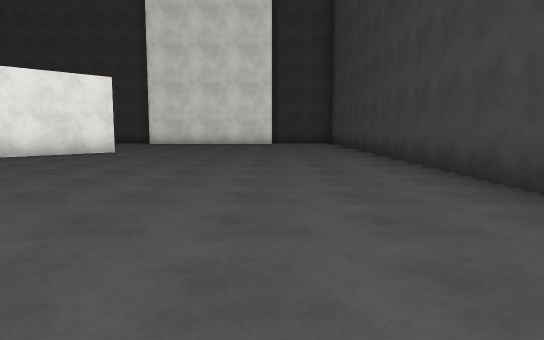
[1] (above)

24 first-person views from a walk through a scene from a Unity 3-D project. The camera is 1.2 m above the floor, tilts 6° down and sees 70° across. The floor is counted in squares, 2 m on a side. Each view is taken from the middle of a square. On the plan, view 1 faces up. The plan holds only what a view shows up to about 11 squares ahead; the rest is blank. The place goes on beyond the plan. Surface patterns are stand-ins for the level's own textures.

[2]
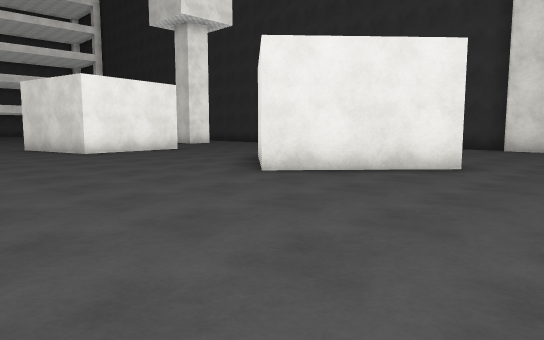

[3]
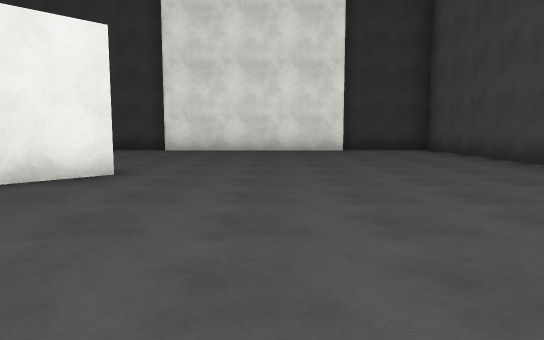

[4]
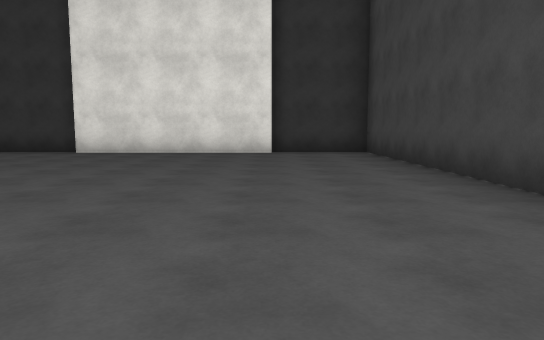

[5]
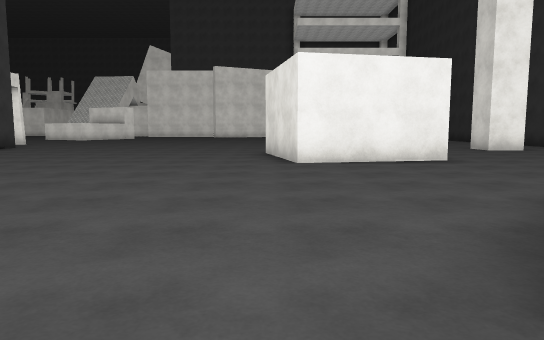

[6]
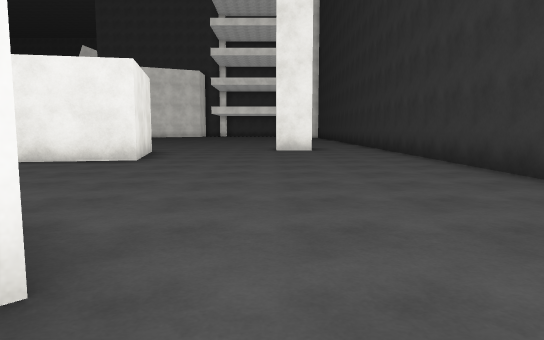

[7]
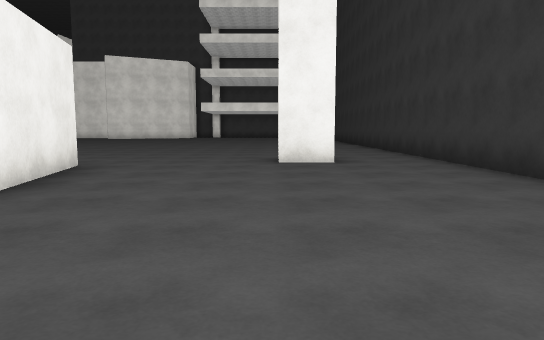

[8]
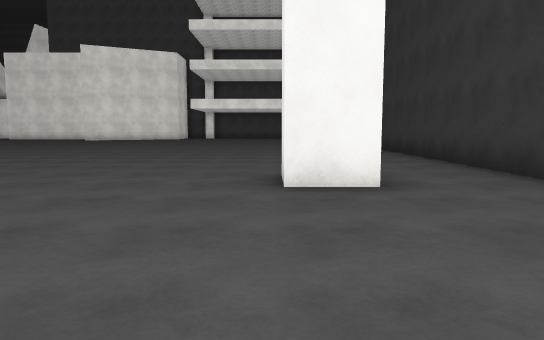

[9]
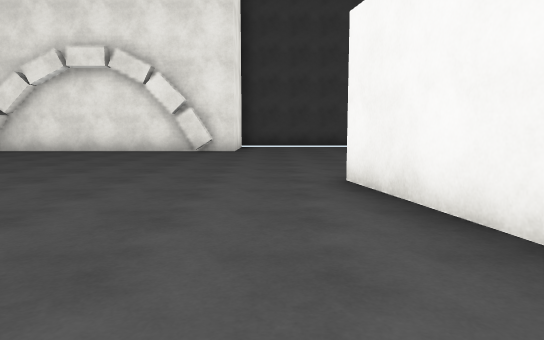

[10]
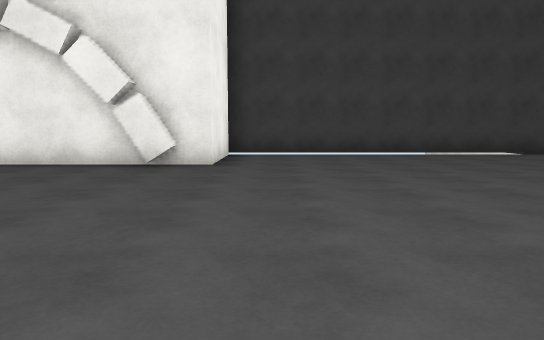

[11]
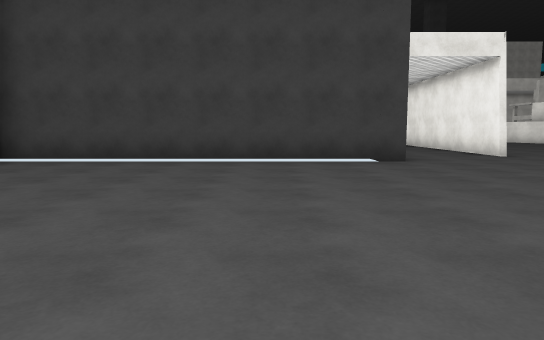

[12]
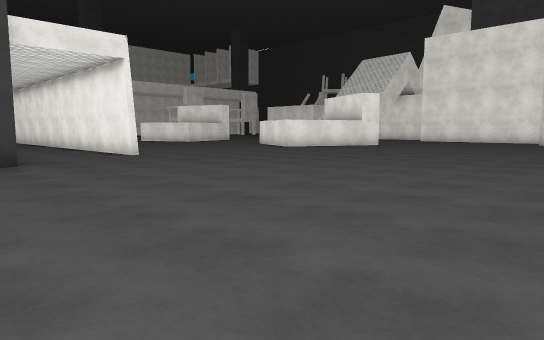

[13]
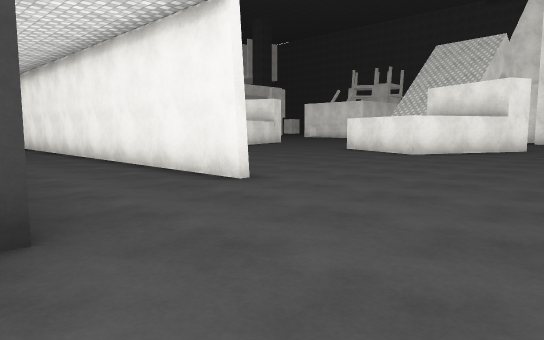

[14]
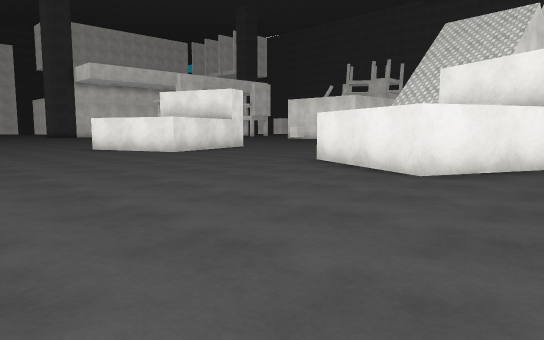

[15]
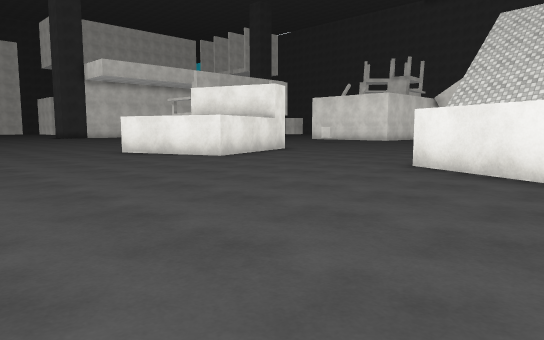

[16]
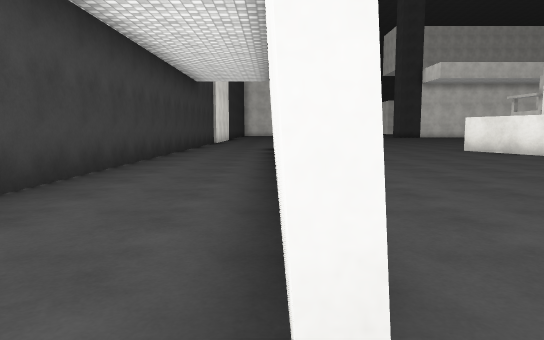

[17]
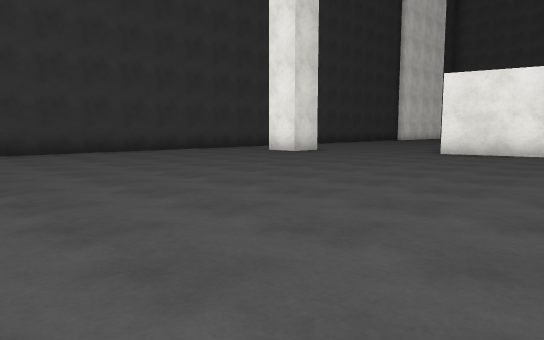

[18]
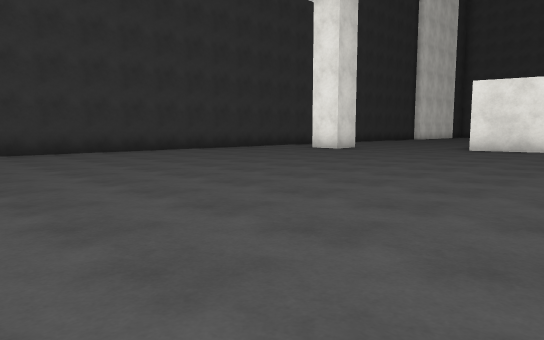

[19]
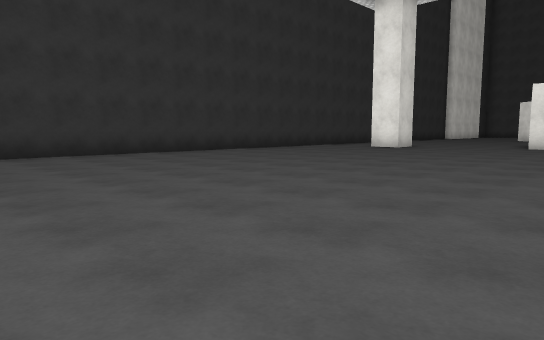

[20]
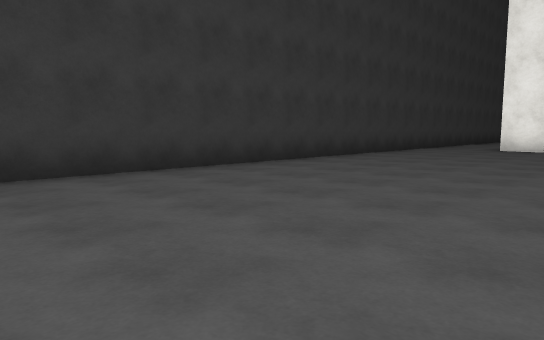

[21]
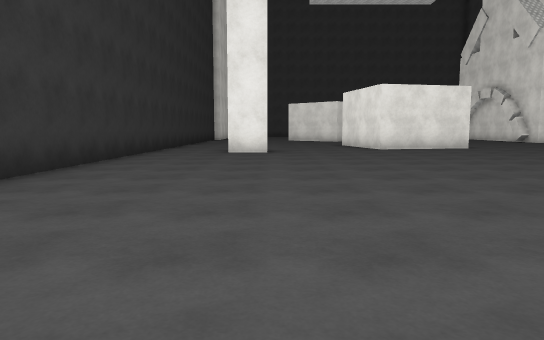

[22]
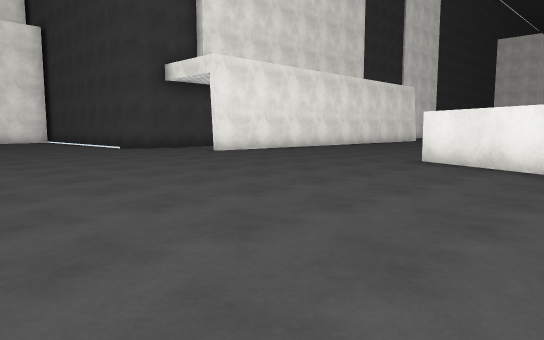

[23]
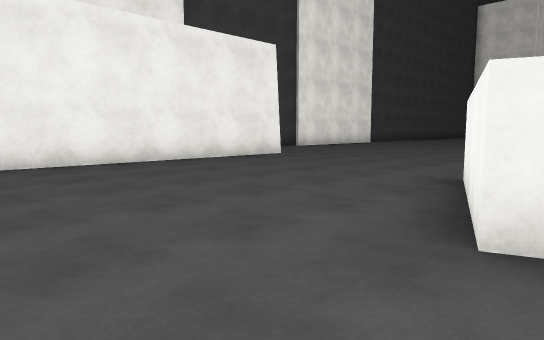

[24]
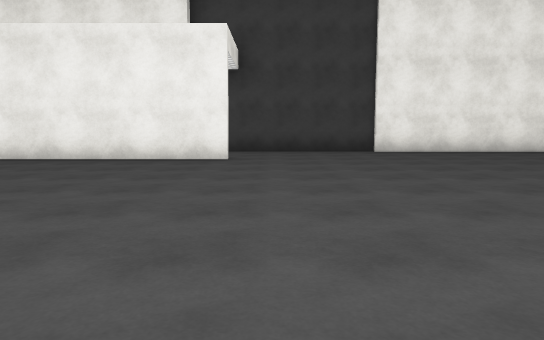

### Floor plan
Points are (right, up) in squares from view 1. A wall is a line through its corners. A room is listed if a view was taken in it or the views show most of it. See-through windows are left out.
Room 1 (views 1, 2, 3, 4, 5, 6, 7, 8, 9, 10, 11, 12, 13, 14, 15, 16, 17, 18, 19, 20, 21, 22, 23, 24)
walls: (-17.6, -1.2) (-10, -1.2) (-10, 1.4) (-3.5, 1.4); (-20, -2.5) (-20, -11.6); (-15, 7.7) (-15.4, 9.8) (-12.5, 10.4) (-11.9, 7.5) (-14.8, 6.8); (-29.3, -1.5) (-25.8, -3.1) (-27.2, -5.9); (-16, 14.2) (-16, 13.1) (-17, 13.1) (-17, 14.1); (-17.5, -13.1) (-17.5, -5.5); (-4.1, 10.1) (-6.1, 7.9) (-8.3, 9.9); (-20.2, -15.1) (-20.2, -9.1); (-28.8, -10.9) (-26.4, -10) (-25.3, -12.9); (-9.6, 16.2) (-28.1, 16.2); (-5, 16.2) (-7.2, 16.2); (2.5, 3.5) (2.5, 16.2) (0, 16.2); (0.1, 15.9) (-5, 15.9); (-17.5, -23.2) (-17.5, -14.8)
objects: block (-9, 1); other object (-3, 1)

Where each view was taken, in squares from view 1:
view 1: 0 up, 0 right, facing up
view 2: 4 up, 2 left, facing up-left
view 3: 5 up, 2 left, facing up
view 4: 6 up, 0 right, facing up
view 5: 7 up, 5 left, facing left
view 6: 13 up, 5 left, facing left
view 7: 13 up, 9 left, facing left
view 8: 13 up, 12 left, facing left
view 9: 12 up, 11 left, facing down
view 10: 8 up, 11 left, facing down
view 11: 6 up, 15 left, facing down
view 12: 6 up, 16 left, facing down-left
view 13: 1 up, 17 left, facing down-left
view 14: 1 down, 21 left, facing down-left
view 15: 3 down, 21 left, facing down-left
view 16: 2 down, 20 left, facing down
view 17: 6 up, 25 left, facing up-right
view 18: 6 up, 27 left, facing up-right
view 19: 7 up, 29 left, facing up-right
view 20: 11 up, 29 left, facing up-right
view 21: 13 up, 27 left, facing right
view 22: 4 up, 29 left, facing down-right
view 23: 8 down, 27 left, facing down-right
view 24: 16 down, 28 left, facing right
